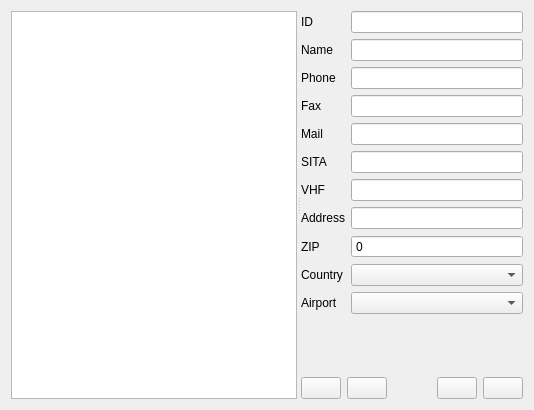
<ui version="4.0" >
 <class>CompaniesWidget</class>
 <widget class="QWidget" name="CompaniesWidget" >
  <property name="geometry" >
   <rect>
    <x>0</x>
    <y>0</y>
    <width>534</width>
    <height>410</height>
   </rect>
  </property>
  <property name="windowTitle" >
   <string>Companies</string>
  </property>
  <layout class="QGridLayout" >
   <item row="0" column="0" >
    <widget class="QSplitter" name="splitter" >
     <property name="orientation" >
      <enum>Qt::Horizontal</enum>
     </property>
     <widget class="QTableView" name="companiesTable" >
      <property name="editTriggers" >
       <set>QAbstractItemView::NoEditTriggers</set>
      </property>
      <property name="alternatingRowColors" >
       <bool>true</bool>
      </property>
      <property name="selectionMode" >
       <enum>QAbstractItemView::SingleSelection</enum>
      </property>
      <property name="selectionBehavior" >
       <enum>QAbstractItemView::SelectRows</enum>
      </property>
      <property name="sortingEnabled" >
       <bool>true</bool>
      </property>
     </widget>
     <widget class="QWidget" name="layoutWidget" >
      <layout class="QVBoxLayout" >
       <item>
        <layout class="QGridLayout" >
         <item row="0" column="0" >
          <widget class="QLabel" name="id_label" >
           <property name="text" >
            <string>ID</string>
           </property>
           <property name="buddy" >
            <cstring>id_lineEdit</cstring>
           </property>
          </widget>
         </item>
         <item row="0" column="1" >
          <widget class="QLineEdit" name="id_lineEdit" >
           <property name="maxLength" >
            <number>3</number>
           </property>
          </widget>
         </item>
         <item row="1" column="0" >
          <widget class="QLabel" name="name_label" >
           <property name="text" >
            <string>Name</string>
           </property>
           <property name="buddy" >
            <cstring>name_lineEdit</cstring>
           </property>
          </widget>
         </item>
         <item row="1" column="1" >
          <widget class="QLineEdit" name="name_lineEdit" />
         </item>
         <item row="2" column="0" >
          <widget class="QLabel" name="phone_label" >
           <property name="text" >
            <string>Phone</string>
           </property>
           <property name="buddy" >
            <cstring>phone_lineEdit</cstring>
           </property>
          </widget>
         </item>
         <item row="2" column="1" >
          <widget class="QLineEdit" name="phone_lineEdit" />
         </item>
         <item row="3" column="0" >
          <widget class="QLabel" name="fax_label" >
           <property name="text" >
            <string>Fax</string>
           </property>
           <property name="buddy" >
            <cstring>fax_lineEdit</cstring>
           </property>
          </widget>
         </item>
         <item row="3" column="1" >
          <widget class="QLineEdit" name="fax_lineEdit" />
         </item>
         <item row="4" column="0" >
          <widget class="QLabel" name="mail_label" >
           <property name="text" >
            <string>Mail</string>
           </property>
           <property name="buddy" >
            <cstring>mail_lineEdit</cstring>
           </property>
          </widget>
         </item>
         <item row="4" column="1" >
          <widget class="QLineEdit" name="mail_lineEdit" >
           <property name="inputMask" >
            <string/>
           </property>
           <property name="text" >
            <string/>
           </property>
          </widget>
         </item>
         <item row="5" column="0" >
          <widget class="QLabel" name="sita_label" >
           <property name="text" >
            <string>SITA</string>
           </property>
           <property name="buddy" >
            <cstring>sita_lineEdit</cstring>
           </property>
          </widget>
         </item>
         <item row="5" column="1" >
          <widget class="QLineEdit" name="sita_lineEdit" >
           <property name="maxLength" >
            <number>7</number>
           </property>
          </widget>
         </item>
         <item row="6" column="0" >
          <widget class="QLabel" name="vhf_label" >
           <property name="text" >
            <string>VHF</string>
           </property>
           <property name="buddy" >
            <cstring>vhf_lineEdit</cstring>
           </property>
          </widget>
         </item>
         <item row="6" column="1" >
          <widget class="QLineEdit" name="vhf_lineEdit" >
           <property name="maxLength" >
            <number>7</number>
           </property>
          </widget>
         </item>
         <item row="7" column="0" >
          <widget class="QLabel" name="address_label" >
           <property name="text" >
            <string>Address</string>
           </property>
           <property name="buddy" >
            <cstring>address_lineEdit</cstring>
           </property>
          </widget>
         </item>
         <item row="7" column="1" >
          <widget class="QLineEdit" name="address_lineEdit" />
         </item>
         <item row="8" column="0" >
          <widget class="QLabel" name="zip_label" >
           <property name="text" >
            <string>ZIP</string>
           </property>
           <property name="buddy" >
            <cstring>zip_spinBox</cstring>
           </property>
          </widget>
         </item>
         <item row="8" column="1" >
          <widget class="QSpinBox" name="zip_spinBox" >
           <property name="buttonSymbols" >
            <enum>QAbstractSpinBox::NoButtons</enum>
           </property>
           <property name="maximum" >
            <number>999999</number>
           </property>
          </widget>
         </item>
         <item row="9" column="0" >
          <widget class="QLabel" name="country_label" >
           <property name="text" >
            <string>Country</string>
           </property>
           <property name="buddy" >
            <cstring>country_comboBox</cstring>
           </property>
          </widget>
         </item>
         <item row="9" column="1" >
          <widget class="QComboBox" name="country_comboBox" />
         </item>
         <item row="10" column="0" >
          <widget class="QLabel" name="airport_label" >
           <property name="text" >
            <string>Airport</string>
           </property>
           <property name="buddy" >
            <cstring>airport_comboBox</cstring>
           </property>
          </widget>
         </item>
         <item row="10" column="1" >
          <widget class="QComboBox" name="airport_comboBox" />
         </item>
        </layout>
       </item>
       <item>
        <spacer>
         <property name="orientation" >
          <enum>Qt::Vertical</enum>
         </property>
         <property name="sizeHint" stdset="0" >
          <size>
           <width>20</width>
           <height>40</height>
          </size>
         </property>
        </spacer>
       </item>
       <item>
        <layout class="QHBoxLayout" >
         <item>
          <widget class="QPushButton" name="pushButton_new" >
           <property name="text" >
            <string/>
           </property>
           <property name="icon" >
            <iconset>
             <normaloff>:/images/images/adept_install.png</normaloff>:/images/images/adept_install.png</iconset>
           </property>
          </widget>
         </item>
         <item>
          <widget class="QPushButton" name="pushButton_delete" >
           <property name="text" >
            <string/>
           </property>
           <property name="icon" >
            <iconset>
             <normaloff>:/images/images/adept_purge.png</normaloff>:/images/images/adept_purge.png</iconset>
           </property>
          </widget>
         </item>
         <item>
          <spacer>
           <property name="orientation" >
            <enum>Qt::Horizontal</enum>
           </property>
           <property name="sizeHint" stdset="0" >
            <size>
             <width>20</width>
             <height>20</height>
            </size>
           </property>
          </spacer>
         </item>
         <item>
          <widget class="QPushButton" name="pushButton_revert" >
           <property name="text" >
            <string/>
           </property>
           <property name="icon" >
            <iconset>
             <normaloff>:/images/images/button_cancel.png</normaloff>:/images/images/button_cancel.png</iconset>
           </property>
          </widget>
         </item>
         <item>
          <widget class="QPushButton" name="pushButton_submit" >
           <property name="text" >
            <string/>
           </property>
           <property name="icon" >
            <iconset>
             <normaloff>:/images/images/button_ok.png</normaloff>:/images/images/button_ok.png</iconset>
           </property>
          </widget>
         </item>
        </layout>
       </item>
      </layout>
     </widget>
    </widget>
   </item>
  </layout>
 </widget>
 <resources/>
 <connections/>
</ui>
